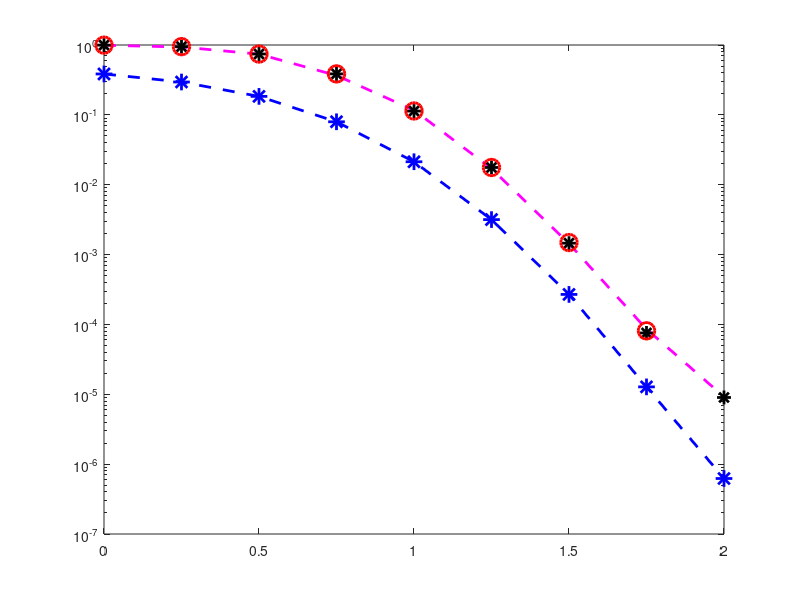

Here is the MATLAB script that generated this plot: (Note: this script raises an error after producing the figure.)
clear; close all; clc;



%下面是数据

% 5G LDPC 单独统计信息位的前2bit
LDPC5GNoExtraBer2bit  = [
0.000000 0.2190146266 0.3849114704
0.250000 0.1686355582 0.2953337271
0.500000 0.1020220588 0.1838235294
0.750000 0.0439350525 0.0795924865
1.000000 0.0114697480 0.0213192342
1.250000 0.0017325478 0.0031673635
1.500000 0.0001486809 0.0002688623
1.750000 0.0000069787 0.0000127660
2.000000 0.0000003115 0.0000006230
];

%第0组数据,没有额外比特
LDPC5GNoExtraBer  = [
0.000000 0.1600611772
0.250000 0.1306803995
0.500000 0.0865661982
0.750000 0.0389888584
1.000000 0.0115016044
1.250000 0.0015711885
1.500000 0.0001291701
1.750000 0.0000063439
2.000000 0.0000003201
];

LDPC5GNoExtraFer = [
0.000000 0.9920634921
0.250000 0.9363295880
0.500000 0.7396449704
0.750000 0.3663003663
1.000000 0.1166861144
1.250000 0.0169877349
1.500000 0.0014351897
1.750000 0.0000855838
2.000000 0.0000092097
];


%第一组数据，第一列是Eb/N0或SNR, 第二列是BER，第三列是WER，下同。
LDPC5GFreeRideExtra1BitExtraBerFer = [...
0.000000  0.0277023658  0.0277023658
0.250000  0.0096264921  0.0096264921
0.500000  0.0023673570  0.0023673570
0.750000  0.0003360000  0.0003360000
1.000000  0.0000200000  0.0000200000
1.250000  0.0000009000  0.0000009000
% 1.500000  0.0000000000  0.0000000000
% 1.750000  0.0000000000  0.0000000000
];


%The following results correspond to Setup_of_BPSK_AWGN0.txt
LDPC5GFreeRideExtra1BitPayloadBerFer = [...
0.000000 0.1695081791  0.9956230262
0.250000 0.1361787138  0.9467558722
0.500000 0.0902647746  0.7433074818
0.750000 0.0411093734  0.3859320000
1.000000 0.0111053406  0.1133065000
% 1.250000 0.0016376776  0.0175820000
% 1.500000 0.0001254078  0.0014485000
1.250000 0.0016417010  0.0176497750
1.500000 0.0001266064  0.0014556500
1.750000 0.0000051437  0.0000755000
2.000000 0.0000002755  0.0000090000
% 2.500000 0.0000000026  0.0000010000
];

%第二组数据
%The results correspond to .\Set_up\Setup_of_BlockCodeCRC_BPSK_AWGN0.txt
LDPC5GFreeRideExtra2BitExtraBerFer = [...
0.000000  0.0473476854  0.0703531729
0.250000  0.0179997841  0.0269861831
0.500000  0.0039655110  0.0060634724
0.750000  0.0006277281  0.0009383081
1.000000  0.0000550000  0.0000770000
1.250000  0.0000014500  0.0000020500
% 1.250000  0.0000014822  0.0000020000
1.500000  0.0000000000  0.0000000000
];

LDPC5GFreeRideExtra2BitPayloadBerFer = [...
0.000000 0.1838549728  0.9952159842
0.250000 0.1418919170  0.9472420121
0.500000 0.0914873711  0.7425752780
0.750000 0.0412932836  0.3859083010
1.000000 0.0111733911  0.1136940000
1.250000 0.0016431222  0.0176500000
%1.250000 0.0016257687  0.0175260000
1.500000 0.0001304365  0.0014870000
1.750000 0.0000052276  0.0000810000
];

%第三组数据
LDPC5GFreeRideExtra4BitExtraBerFer = [...
0.000000  0.0835652443  0.1546072975
0.250000  0.0362813370  0.0696378830
0.500000  0.0097517411  0.0180420741
0.750000  0.0017736432  0.0032189532
1.000000  0.0001445000  0.0002700000
1.250000  0.0000045000  0.0000100000
];

LDPC5GFreeRideExtra4BitPayloadBerFer = [...
0.000000 0.2104775433  0.9959802103
0.250000 0.1559486711  0.9443593315
0.500000 0.0955580601  0.7428463176
0.750000 0.0423233868  0.3876038112
1.000000 0.0112560359  0.1136600000
1.250000 0.0016571208  0.0177480000
];


%第4组数据
LDPC5GFreeRideExtra6BitExtraBerFer = [...
0.000000  0.1498462130  0.2883506344
0.250000  0.0699818347  0.1362397820
0.500000  0.0209448138  0.0405383493
0.750000  0.0035813468  0.0068739861
1.000000  0.0003077068  0.0006158242
];

LDPC5GFreeRideExtra6BitPayloadBerFer = [...
0.000000 0.2551212274  0.9959630911
0.250000 0.1794964805  0.9467302452
0.500000 0.1042264185  0.7495540782
0.750000 0.0433801151  0.3847851192
1.000000 0.0113335026  0.1132457631
];

%第5组数据
LDPC5GFreeRideExtra10BitExtraBerFer = [...
0.000000  0.2763392857  0.5580357143
0.250000  0.1552850737  0.3203074952
0.500000  0.0580246914  0.1143118427
0.750000  0.0134757820  0.0266425108
];

LDPC5GFreeRideExtra10BitPayloadBerFer = [...
0.000000 0.3453578404  0.9966517857
0.250000 0.2440819854  0.9500320307
0.500000 0.1308471698  0.7445130316
0.750000 0.0510339514  0.3882879523
];


%===========================================
width = 8;%设置图宽，这个不用改
height = 6;%设置图高，这个不用改
fontsize = 18;%设置图中字体大小
linewidth = 2;%设置线宽，一般大小为2，好看些。1是默认大小
markersize = 10;%标记的大小，按照个人喜好设置。
%%========================================================================================
%    开始画图
%%========================================================================================

h = figure(1);
% fig(h, 'units','inches','width',width, 'height', height, 'font','Times New Roman','fontsize',fontsize);%这是用于裁剪figure的。需要把fig.m文件放在一个文件夹中


% gca表示对axes的设置；  gcf表示对figure的设置
set(gcf, 'Units', 'inches');
% set(gcf, 'Position', [0, 0, width, height]);
set(gcf, 'Color', 'white'); % 设置背景是白色的 原先是灰色的 论文里面不好看
set(gcf, 'Renderer', 'painters');
set(gcf, 'PaperUnits', 'inches');
set(gcf, 'PaperPosition', [0, 0, width, height]);
set(gcf, 'PaperSize', [width, height]);
set(gcf, 'PaperPositionMode', 'manual');


ColorSet = [...
         0         0    1.0000
         0    0.5000         0
    1.0000         0         0
         0    0.7500    0.7500
    0.7500         0    0.7500
    0.7500    0.7500         0
   0.2500    0.2500     0.2500
];%颜色集合，这是默认的八种颜色，颜色的数量可以更改
set(gcf, 'DefaultAxesColorOrder', ColorSet);%设置循环使用的颜色集合

%纵坐标对数域，如果不需要对数改为plot
% semilogy(LDPC5GNoExtraFer(:,1), LDPC5GNoExtraFer(:,2), 'm--', ...
%          LDPC5GFreeRideExtra1BitPayloadBerFer(:,1), LDPC5GFreeRideExtra1BitPayloadBerFer(:,3), 'k*', 'markersize',7,...
%          LDPC5GFreeRideExtra2BitPayloadBerFer(:,1), LDPC5GFreeRideExtra2BitPayloadBerFer(:,3), 'ro', ...
%          LDPC5GFreeRideExtra1BitExtraBerFer(:,1), LDPC5GFreeRideExtra1BitExtraBerFer(:,3), 'b-x', ...
%          LDPC5GFreeRideExtra2BitExtraBerFer(:,1), LDPC5GFreeRideExtra2BitExtraBerFer(:,3), 'b-^');


semilogy(LDPC5GNoExtraFer(:,1), LDPC5GNoExtraFer(:,2), 'm--','LineWidth',2)
hold on;

semilogy(LDPC5GFreeRideExtra1BitPayloadBerFer(:,1), LDPC5GFreeRideExtra1BitPayloadBerFer(:,3), 'k*', 'LineWidth',2, 'markersize',10)
hold on;

semilogy(LDPC5GFreeRideExtra2BitPayloadBerFer(:,1), LDPC5GFreeRideExtra2BitPayloadBerFer(:,3), 'ro', 'LineWidth',2, 'markersize',12)
hold on;

p2 = semilogy(LDPC5GNoExtraBer2bit(:,1), LDPC5GNoExtraBer2bit(:,3),   '--*', 'LineWidth',2, 'markersize',12);
p2.Color = '#00841a';
hold on;

semilogy(LDPC5GFreeRideExtra1BitExtraBerFer(:,1), LDPC5GFreeRideExtra1BitExtraBerFer(:,3), 'b-d', 'LineWidth',2, 'markersize',10)
hold on;

semilogy(LDPC5GFreeRideExtra2BitExtraBerFer(:,1), LDPC5GFreeRideExtra2BitExtraBerFer(:,3), 'b-^', 'LineWidth',2, 'markersize',10)
hold on;

%-------------------------------------------------------------------

% 设置坐标轴的数字大小，包括xlabel/ylabel文字(坐标轴标注)大小.同时影响图例、标题等,除非它们被单独设置。
% 所以一开始就使用这行先设置刻度字体字号，然后在后面在单独设置坐标轴标注、图例、标题等的 字体字号。
set(gca, 'FontSize',fontsize,'FontName','Times New Roman');

h_legend = legend('Payload data, without extra data', ...
                  'Payload data, Free-Ride, ${\ell}$=1',...
                  'Payload data, Free-Ride, ${\ell}$=2',...
                  'Extra data, traditional, ${\ell}$=2',...
                  'Extra data, Free-Ride, ${\ell}$=1',...
                  'Extra data, Free-Ride, ${\ell}$=2'...
                  );  %图例，与上面的曲线先后对应

legendsize = 12;
set(h_legend,'FontName','宋体','FontSize',legendsize,'FontWeight','normal','LineWidth',1,'Location','NorthEast');
set(h_legend,'Interpreter','latex') %  'box','off');
% h_legend.Interpreter = 'latex';
labelsize = 18;
xlabel('SNR(dB)','FontName','Times New Roman','FontSize',labelsize,'FontWeight','normal','Color','k','Interpreter','latex');%横坐标标号,坐标轴label字体、字体大小
ylabel('WER','FontName','Times New Roman','FontSize',labelsize,'FontWeight','normal','Color','k','Interpreter','latex');%纵坐标标号，坐标轴label字体、字体大小
% ylabel('\fontname{宋体}\fontsize{18}误帧率');
%注意这里必须为小写
%set(get(gca,'XLabel'),'FontSize',14);%图上文字为8 point或小5号
%set(get(gca,'YLabel'),'FontSize',14);

% set(gca, 'XTick', 0:0.5:11);  % 设置x坐标轴的刻度
% set(gca, 'YTick',(0:2:32))   % 设置y坐标轴的刻度
axis([0 2.5 1e-7 1]);         % 横纵坐标范围

% set(get(gca,'Children'),'linewidth', linewidth);   %设置图中线宽
% set(get(gca,'Children'), 'markersize', markersize);  %设置标记大小
% set(get(gca,'Children'), 'MarkerEdgeColor','b', 'MarkerFaceColor','b');% 设置标记颜色,统一颜色。


%----- Grid 设置-------------------------------------------------

grid on;
%set(gca,'XMinorGrid','on'); % 关闭X轴的次网格
%set(gca,'XGrid','on','LineWidth',0.01); % 关闭X轴的网格
set(gca,'GridLineStyle', '--', 'Gridalpha',0.2, 'LineWidth', 1, 'GridLineWidth', 0.5, 'Layer','bottom');

%--------- savefig-------------
set(gca, 'Units', 'normalized');
set(gca, 'Position', [0.11, 0.12, 0.87, 0.86]);

print(gcf, 'SingleSubFig.eps', '-depsc', '-vector');
print(gcf, 'SingleSubFig.png', '-dpng', '-r300');

print(gcf, 'SingleSubFig.pdf', '-dpdf', '-vector');
% exportgraphics(gca, 'Fig5.pdf', 'ContentType', 'vector');
